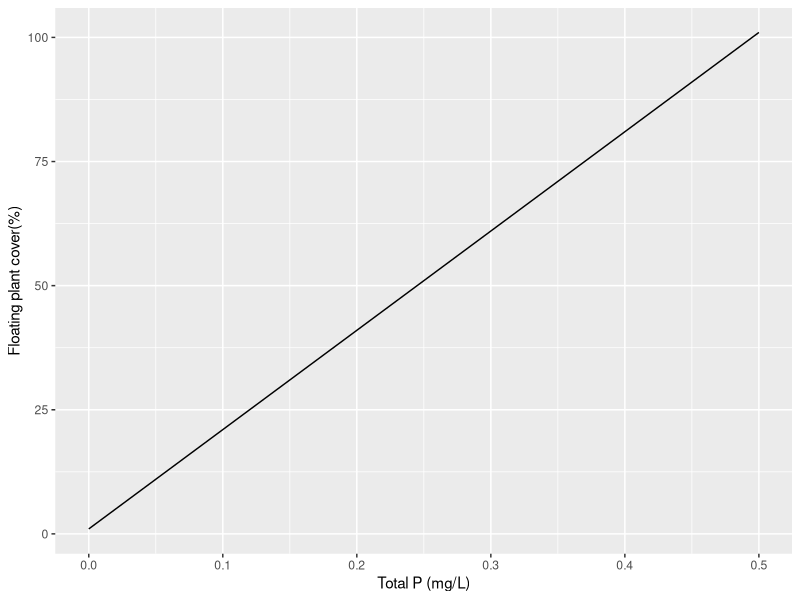
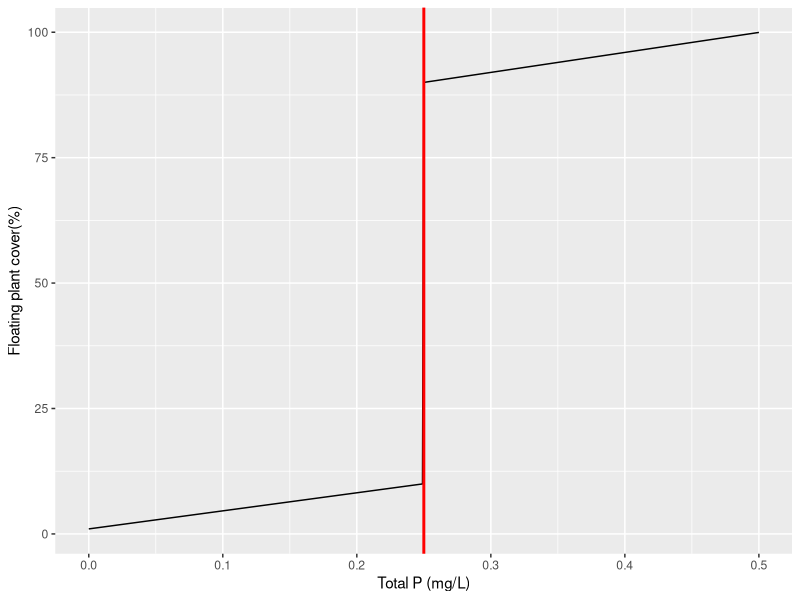
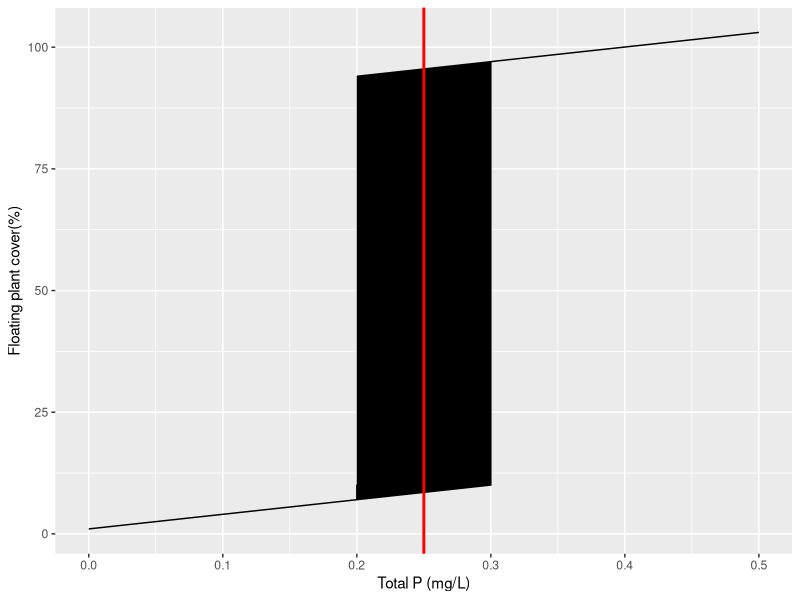
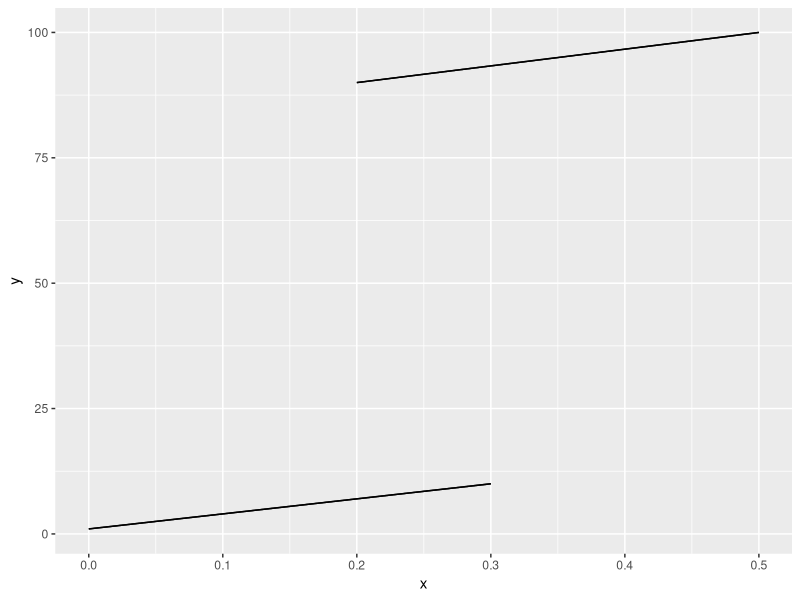

These charts were generated, in order, by the following R code:
######################################################################
# Manuscript I: Figure 1                                             #
# 2 x 3 panes                                                        #
# top row: hypothetical relationship between total P and FP cover    #
# bottom row: data and model fits of total P and FP cover            #
######################################################################

library(ggplot2)

##########
# LINEAR #
##########
# create a blank plot - but you cannot view it until you add a line 
a1 <- ggplot(data.frame(x = c(0, 0.5)), aes(x)) 

# describe a function here 
linear <- function(x) {200*x + 1}

# add the function to the plot 
a1 <- a1 + stat_function(fun = linear)
a1 <- a1 + xlab("Total P (mg/L)") + ylab("Floating plant cover(%)")
a1

#############
# SEGMENTED #
#############
# generate some segmented data 
x <- seq(0,0.5,0.001)
y <- numeric(501)
y[1:250] <- seq(1,10,0.036)
y[251:501] <- seq(90,100,0.03984064)
y
df<-data.frame(x,y) # put them together into a dataframe

# create a blank plot - but you cannot view it until you add a line 
a2 <- ggplot(data=df,aes(x=x,y=y)) + geom_line()
a2 <- a2 + geom_vline(xintercept=0.25,colour="red",size=1)
a2 <- a2 + xlab("Total P (mg/L)") + ylab("Floating plant cover(%)")
a2

###############
# OVERLAPPING #
###############
# generate some overlapping data 

lineI <- function(x) {.015*x + 1}
lineII <- function(x) {.015*x + 85}

xI <- seq(0,0.30,5e-04)
xII <- seq(0.2,0.5,5e-04)
x<-append(xI,xII)
length(x) #1202 

zI <- rep("line1",601)
zII <- rep("line2",601)
z<-append(zI,zII)
length(z) #1202 

yI<-NULL
yII<-NULL 

for(i in 1:602) {
  yI[i] <- lineI(i)
}

for(i in 603:1202) {
  yII <- append(yII,lineII(i))
}

y<-append(yI,yII)

length(y)

df<-data.frame(x,y,z) # put them together into a dataframe

# looks OK, except for one weird little point 

# create a blank plot - but you cannot view it until you add a line 
a3 <- ggplot(data=df,aes(x=x,y=y)) + geom_line()
a3 <- a3 + geom_vline(xintercept=0.25,colour="red",size=1)
a3 <- a3 + xlab("Total P (mg/L)") + ylab("Floating plant cover(%)")
a3


a3 <- ggplot(data.frame(x = c(0, 0.5)), aes(x)) 
a3 <- a3 + geom_segment(aes(x=0,y=1,xend=0.3,yend=10)) + geom_segment(aes(x=0.2,y=90,xend=0.5,yend=100))
a3




# make the 6 plots then 
# arrange plots using either plot.arrange() or grid.arrange()